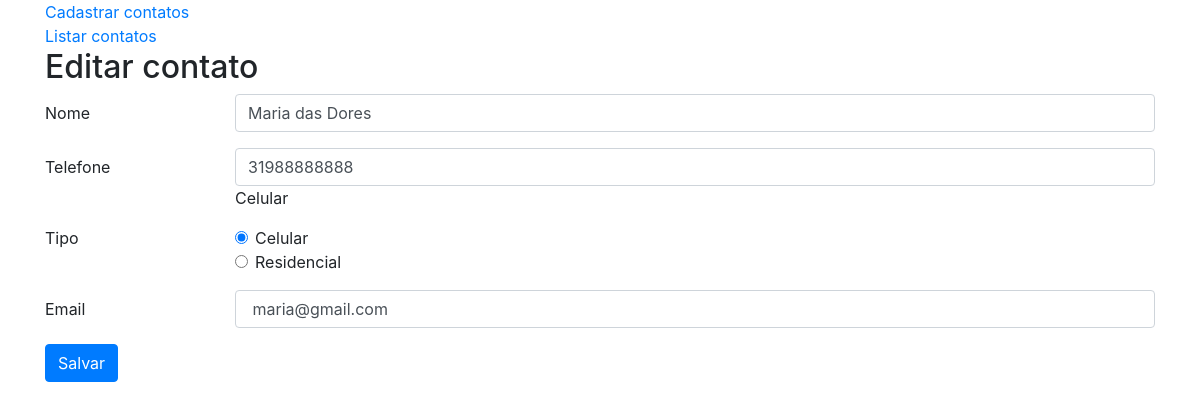
/editar_contatos.php?id=4, run on the app's committed database.
### tables this page shows
CREATE TABLE `contatos` (
  `id` int(11) NOT NULL,
  `nome` varchar(220) NOT NULL,
  `telefone` varchar(20) NOT NULL,
  `tipo` varchar(220) NOT NULL,
  `email` varchar(220) DEFAULT NULL
);

### editar_contatos.php (the view, shortened to what this page needs)
<?php
include_once("conexao.php");
$id = filter_input(INPUT_GET, 'id', FILTER_SANITIZE_NUMBER_INT);
$result_contatos = "SELECT * FROM contatos WHERE id = '$id' ";
$resultado_contatos = mysqli_query($conn, $result_contatos);
$row_contatos = mysqli_fetch_assoc($resultado_contatos);
?>
<!doctype html>
<html lang = "pt-BR">
<head>
<link rel="stylesheet" href="https://stackpath.bootstrapcdn.com/bootstrap/4.1.0/css/bootstrap.min.css">
</head>
<body>
<div class="container">
<a href='login_agenda.php'>Cadastrar contatos</a><br>
<a href='index.php'>Listar contatos</a><br>
<h2>Editar contato</h2>
  <form method="POST" action="processa_editar_contatos.php">
    <div class="form-group row">
	<input name="id" type="hidden" class="form-control" id="id" value="<?php echo  $row_contatos['id'];?>" /></label><br />
    <label for="inputNome" class="col-sm-2 col-form-label">Nome</label>
    <div class="col-sm-10">
    <input name="nome" type="text" class="form-control" id="nome" value= "<?php echo  $row_contatos['nome']; ?>" />
    </div>
    </div>
  <div class="form-group row">
    <label for="inputTelefone" class="col-sm-2 col-form-label">Telefone</label>
    <div class="col-sm-10">
      <input name="telefone" type="text" class="form-control" id="telefone" value= "<?php echo  $row_contatos['telefone']; ?>">Celular</input>
    </div>
  </div>
<fieldset class="form-group">
    <div class="row">
      <legend class="col-form-label col-sm-2 pt-0">Tipo</legend>
      <div class="col-sm-10">
        <div class="form-check">
          <input class="form-check-input" name='tipo' type="radio" id="tipo" value="Celular" checked>
          <label class="form-check-label" for="gridRadios1">
            Celular
          </label>
        </div>
       <div class="form-check">
          <input class="form-check-input" name='tipo' type="radio" id="tipo" value="Residencial">
          <label class="form-check-label" for="gridRadios2">
            Residencial
          </label>
        </div>
		 </fieldset>
 <div class="form-group row">
    <label for="inputEnail" class="col-sm-2 col-form-label">Email</label>
    <div class="col-sm-10">
      <input name="email" type="text" class="form-control" id="email" value= "<?php echo $row_contatos['email']; ?>" />
    </div>
  </div>
  <div class="form-group row">
    <div class="col-sm-10">
      <button type="submit" class="btn btn-primary">Salvar</button>
    </div>
  </div>
      </form>
	  </div>
</body>
</html>

### data on the page
contatos: nome "Maria das Dores", telefone "31988888888", email "maria@gmail.com"
